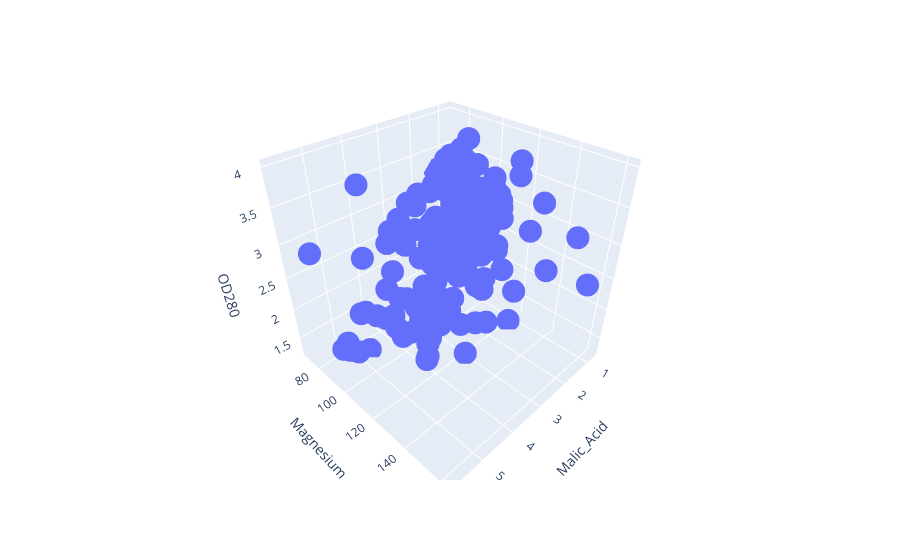

Here is the notebook cell this chart was saved with:
### Code cell
px.scatter_3d(wine_df, x='Malic_Acid', y='Magnesium', z='OD280')

### Figure 1 — Plotly figure (JSON) as saved in the notebook; plotly's stock layout.template omitted (floating-point values rounded to 4 significant figures; data arrays with more than 128 entries replaced by an {"elided": "..."} marker saying what was removed)
{"data": [{"hovertemplate": "Malic_Acid=%{x}<br>Magnesium=%{y}<br>OD280=%{z}<extra></extra>", "legendgroup": "", "marker": {"color": "#636efa", "symbol": "circle"}, "mode": "markers", "name": "", "scene": "scene", "showlegend": false, "type": "scatter3d", "x": {"elided": "178 float values"}, "y": {"elided": "178 int values"}, "z": {"elided": "178 float values"}}], "layout": {"legend": {"tracegroupgap": 0}, "margin": {"t": 60}, "scene": {"domain": {"x": [0, 1], "y": [0, 1]}, "xaxis": {"title": {"text": "Malic_Acid"}}, "yaxis": {"title": {"text": "Magnesium"}}, "zaxis": {"title": {"text": "OD280"}}}}}
